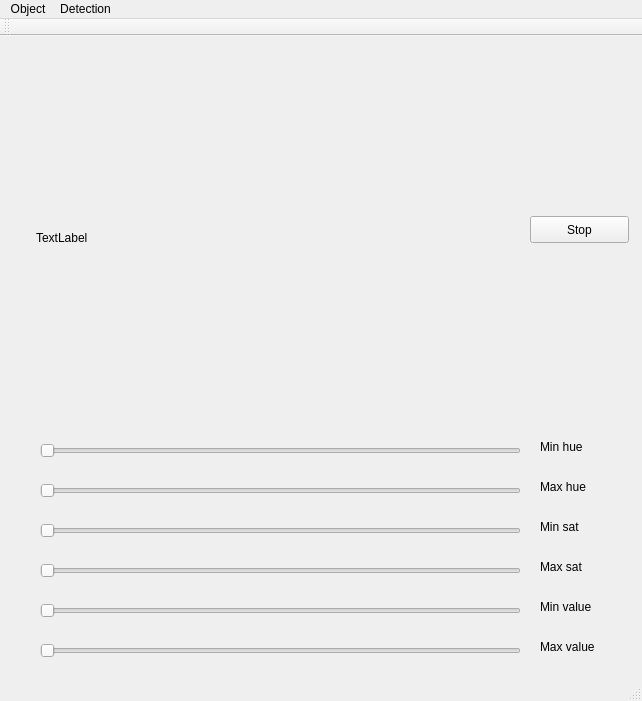
<?xml version="1.0" encoding="UTF-8"?>
<ui version="4.0">
 <class>MainWindow</class>
 <widget class="QMainWindow" name="MainWindow">
  <property name="geometry">
   <rect>
    <x>0</x>
    <y>0</y>
    <width>642</width>
    <height>701</height>
   </rect>
  </property>
  <property name="windowTitle">
   <string>MainWindow</string>
  </property>
  <widget class="QWidget" name="centralWidget">
   <widget class="QLabel" name="label">
    <property name="geometry">
     <rect>
      <x>36</x>
      <y>36</y>
      <width>481</width>
      <height>331</height>
     </rect>
    </property>
    <property name="text">
     <string>TextLabel</string>
    </property>
   </widget>
   <widget class="QPushButton" name="button_test">
    <property name="geometry">
     <rect>
      <x>530</x>
      <y>180</y>
      <width>99</width>
      <height>27</height>
     </rect>
    </property>
    <property name="text">
     <string>Stop</string>
    </property>
   </widget>
   <widget class="QSlider" name="minhue">
    <property name="geometry">
     <rect>
      <x>40</x>
      <y>400</y>
      <width>481</width>
      <height>29</height>
     </rect>
    </property>
    <property name="orientation">
     <enum>Qt::Horizontal</enum>
    </property>
   </widget>
   <widget class="QSlider" name="maxhue">
    <property name="geometry">
     <rect>
      <x>40</x>
      <y>440</y>
      <width>481</width>
      <height>29</height>
     </rect>
    </property>
    <property name="orientation">
     <enum>Qt::Horizontal</enum>
    </property>
   </widget>
   <widget class="QSlider" name="minsat">
    <property name="geometry">
     <rect>
      <x>40</x>
      <y>480</y>
      <width>481</width>
      <height>29</height>
     </rect>
    </property>
    <property name="orientation">
     <enum>Qt::Horizontal</enum>
    </property>
   </widget>
   <widget class="QLabel" name="label_2">
    <property name="geometry">
     <rect>
      <x>540</x>
      <y>400</y>
      <width>67</width>
      <height>21</height>
     </rect>
    </property>
    <property name="text">
     <string>Min hue</string>
    </property>
   </widget>
   <widget class="QLabel" name="label_3">
    <property name="geometry">
     <rect>
      <x>540</x>
      <y>480</y>
      <width>81</width>
      <height>21</height>
     </rect>
    </property>
    <property name="text">
     <string>Min sat</string>
    </property>
   </widget>
   <widget class="QLabel" name="label_4">
    <property name="geometry">
     <rect>
      <x>540</x>
      <y>560</y>
      <width>67</width>
      <height>21</height>
     </rect>
    </property>
    <property name="text">
     <string>Min value</string>
    </property>
   </widget>
   <widget class="QSlider" name="minval">
    <property name="geometry">
     <rect>
      <x>40</x>
      <y>560</y>
      <width>481</width>
      <height>29</height>
     </rect>
    </property>
    <property name="orientation">
     <enum>Qt::Horizontal</enum>
    </property>
   </widget>
   <widget class="QSlider" name="maxsat">
    <property name="geometry">
     <rect>
      <x>40</x>
      <y>520</y>
      <width>481</width>
      <height>29</height>
     </rect>
    </property>
    <property name="orientation">
     <enum>Qt::Horizontal</enum>
    </property>
   </widget>
   <widget class="QSlider" name="maxval">
    <property name="geometry">
     <rect>
      <x>40</x>
      <y>600</y>
      <width>481</width>
      <height>29</height>
     </rect>
    </property>
    <property name="orientation">
     <enum>Qt::Horizontal</enum>
    </property>
   </widget>
   <widget class="QLabel" name="label_5">
    <property name="geometry">
     <rect>
      <x>540</x>
      <y>440</y>
      <width>67</width>
      <height>21</height>
     </rect>
    </property>
    <property name="text">
     <string>Max hue</string>
    </property>
   </widget>
   <widget class="QLabel" name="label_6">
    <property name="geometry">
     <rect>
      <x>540</x>
      <y>520</y>
      <width>81</width>
      <height>21</height>
     </rect>
    </property>
    <property name="text">
     <string>Max sat</string>
    </property>
   </widget>
   <widget class="QLabel" name="label_7">
    <property name="geometry">
     <rect>
      <x>540</x>
      <y>600</y>
      <width>67</width>
      <height>21</height>
     </rect>
    </property>
    <property name="text">
     <string>Max value</string>
    </property>
   </widget>
  </widget>
  <widget class="QMenuBar" name="menuBar">
   <property name="geometry">
    <rect>
     <x>0</x>
     <y>0</y>
     <width>642</width>
     <height>25</height>
    </rect>
   </property>
   <widget class="QMenu" name="menuObjdet">
    <property name="title">
     <string>Object</string>
    </property>
   </widget>
   <widget class="QMenu" name="menuDetection">
    <property name="title">
     <string>Detection</string>
    </property>
   </widget>
   <addaction name="menuObjdet"/>
   <addaction name="menuDetection"/>
  </widget>
  <widget class="QToolBar" name="mainToolBar">
   <attribute name="toolBarArea">
    <enum>TopToolBarArea</enum>
   </attribute>
   <attribute name="toolBarBreak">
    <bool>false</bool>
   </attribute>
  </widget>
  <widget class="QStatusBar" name="statusBar"/>
 </widget>
 <layoutdefault spacing="6" margin="11"/>
 <resources/>
 <connections/>
</ui>
